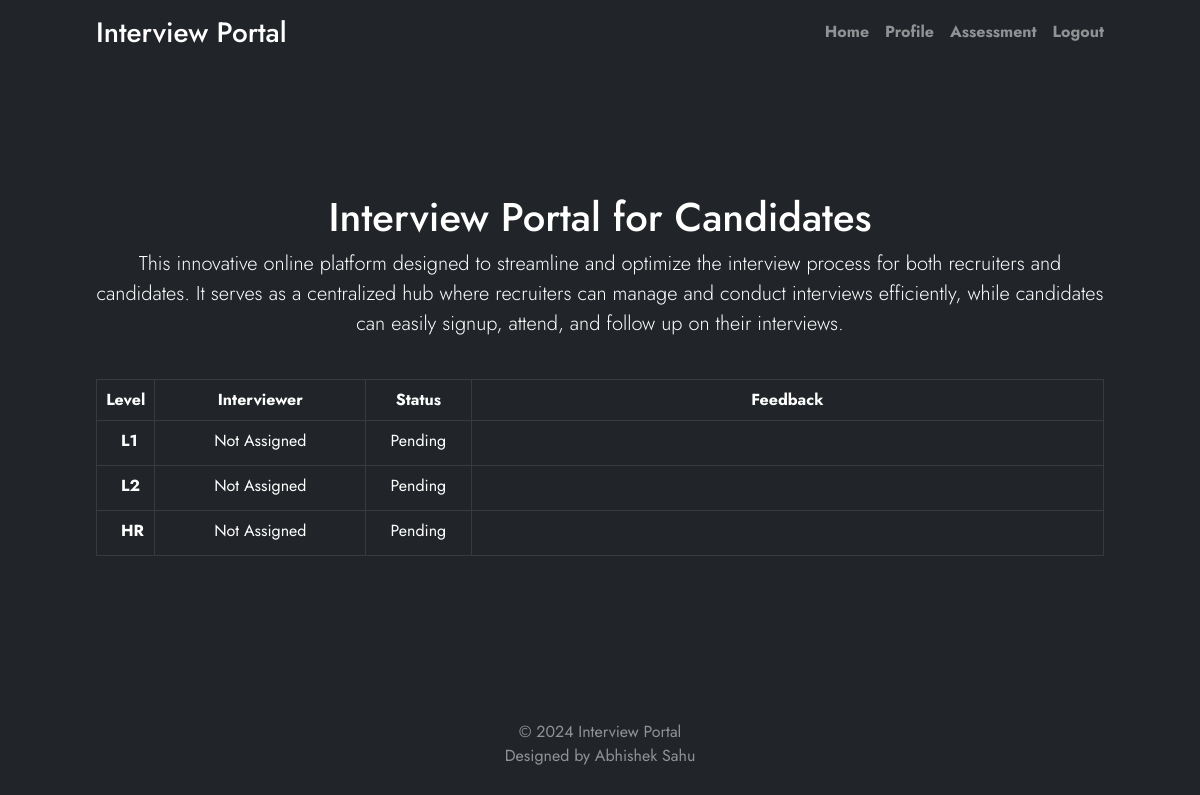
The page /candidate/ (signed in) on the database its author committed.
### candidate/models.py (models this page shows)
class CandidateResult(models.Model):
    result_choice   = (('Selected','Selected'),('Rejected','Rejected'),('Pending','Pending'))
    candidate_id    = models.ForeignKey(Candidate,related_name='+',on_delete=models.CASCADE)
    status_l1       = models.CharField(verbose_name='L1 Status', default='Pending',choices=result_choice , max_length= 50)
    feedback_l1     = models.TextField(verbose_name='L1 Feedback', null=True, blank=True)
    l1_by           = models.ForeignKey(Employee,related_name='+',on_delete=models.CASCADE, null=True, blank=True)
    l1_at           = models.DateTimeField(verbose_name='L1 Date',null=True)
    status_l2       = models.CharField(verbose_name='L2 Status', default='Pending',choices=result_choice , max_length= 50)
    feedback_l2     = models.TextField(verbose_name='L2 Feedback', null=True, blank=True)
    l2_by           = models.ForeignKey(Employee, related_name='+', on_delete=models.CASCADE, null=True, blank=True)
    l2_at           = models.DateTimeField(verbose_name='L2 Date',null=True)
    status_hr       = models.CharField(verbose_name='HR Status', default='Pending',choices=result_choice , max_length= 50)
    feedback_hr     = models.TextField(verbose_name='HR Feedback', null=True, blank=True)
    hr_by           = models.ForeignKey(Employee, related_name='+', on_delete=models.CASCADE, null=True, blank=True)
    hr_at           = models.DateTimeField(verbose_name='HR Date',null=True)

### candidate/views.py (the view)
# urls.py: path('',candidateIndexView,name='candidate-index'),
def candidateIndexView(request):
    candidate = {}
    assessment = False
    if request.user.is_staff:
        logout(request)
        messages.warning(request, 'Access Denied.')
        return HttpResponseRedirect(reverse('index'))
    if request.user.is_anonymous:
        status = 'NOTLOGGED'
    else:
        qs = Candidate.objects.filter(username=request.user)
        qs_result = CandidateResult.objects.filter(candidate_id=qs.first())
        candidate = qs_result.first()
        if qs.exists():
            status = qs.first().status
            assessment = qs.first().assessment_result
    return render(request, 'candidate/index.html', {'status':status,'candidate':candidate,'assessment':assessment})

### candidate/templates/candidate/index.html (shortened to what this page needs)
{% extends 'candidate/base.html' %}
{% load crispy_forms_tags %}
{% load static %}
{% block content %}
    <h1>Interview Portal for Candidates</h1>
    <p class="lead">This innovative online platform designed to streamline and optimize the interview process for both recruiters and candidates. It serves as a centralized hub where recruiters can manage and conduct interviews efficiently, while candidates can easily signup, attend, and follow up on their interviews.</p>
    <br>
    {% if status != 'NOTLOGGED' %}
    <table class="table table-hover table-dark table-bordered align-middle mb-0">
      <colgroup>
        <col span="1" style="width: 5%;">
        <col span="1" style="width: 20%;">
        <col span="1" style="width: 10%;">
        <col span="1" style="width: 60%;">
     </colgroup>
      <thead class="bg-light">
        <tr>
          <th>Level</th>
          <th>Interviewer</th>
          <th>Status</th>
          <th>Feedback</th>
        </tr>
      </thead>
      <tbody>
        <tr>
          <td>
            <div class="d-flex align-items-center">
              <div class="ms-3">
                <p class="fw-bold mb-1">L1</p>
              </div>
            </div>
          </td>
          {% if candidate.l1_by.employee_name %}
            <td><p class="fw-normal mb-1">{{ candidate.l1_by.employee_name}}</p><p class="text-muted mb-0">{{ candidate.l1_by.employee_skill}} Developer</p></td>
          {% else %}
          <td><p class="fw-normal mb-1">Not Assigned</p></td>
          {% endif %}
          <td><p class="fw-normal mb-1">{{ candidate.status_l1}}</p></td>
          {% if candidate.feedback_l2 != None %}
            <td><p class="fw-normal mb-1">{{ candidate.feedback_l1}}</p></td>
          {% else %}
          <td><p class="fw-normal mb-1"></p></td>
          {% endif %}
        </tr>
        <tr>
          <td>
            <div class="d-flex align-items-center">
              <div class="ms-3">
                <p class="fw-bold mb-1">L2</p>
              </div>
            </div>
          </td>
          {% if candidate.l2_by.employee_name %}
            <td><p class="fw-normal mb-1">{{ candidate.l2_by.employee_name}}</p><p class="text-muted mb-0">{{ candidate.l2_by.employee_skill}} Developer</p></td>
          {% else %}
          <td><p class="fw-normal mb-1">Not Assigned</p></td>
          {% endif %}
          <td><p class="fw-normal mb-1">{{ candidate.status_l2}}</p></td>
          {% if candidate.feedback_l2 != None %}
            <td><p class="fw-normal mb-1">{{ candidate.feedback_l2}}</p></td>
          {% else %}
          <td><p class="fw-normal mb-1"></p></td>
          {% endif %}
        </tr>
        <tr>
          <td>
            <div class="d-flex align-items-center">
              <div class="ms-3">
                <p class="fw-bold mb-1">HR</p>
              </div>
            </div>
          </td>
          {% if candidate.hr_by.employee_name  %}
            <td><p class="fw-normal mb-1">{{ candidate.hr_by.employee_name}}</p><p class="text-muted mb-0">{{ candidate.l1_by.employee_skill}} Developer</p></td>
          {% else %}
          <td><p class="fw-normal mb-1">Not Assigned</p></td>
          {% endif %}
          <td><p class="fw-normal mb-1">{{ candidate.status_hr}}</p></td>
          {% if candidate.feedback_hr != None %}
            <td><p class="fw-normal mb-1">{{ candidate.feedback_hr}}</p></td>
          {% else %}
          <td><p class="fw-normal mb-1"></p></td>
          {% endif %}
        </tr>
      </tbody>
    </table>
    <br>
    {% endif %}
{% endblock %}

### static/css/styles.css (style rules this page uses)
* { box-sizing: border-box; }
body { width: 100%; color: #2b2c48; font-family: "Jost", sans-serif; background-repeat: no-repeat; background-size: cover; background-position: center; background-attachment: fixed; min-height: 100vh; display: flex; flex-wrap: wrap; }

### rows shown on the page
CandidateResult: status_l1 "Pending", status_l2 "Pending", status_hr "Pending"
